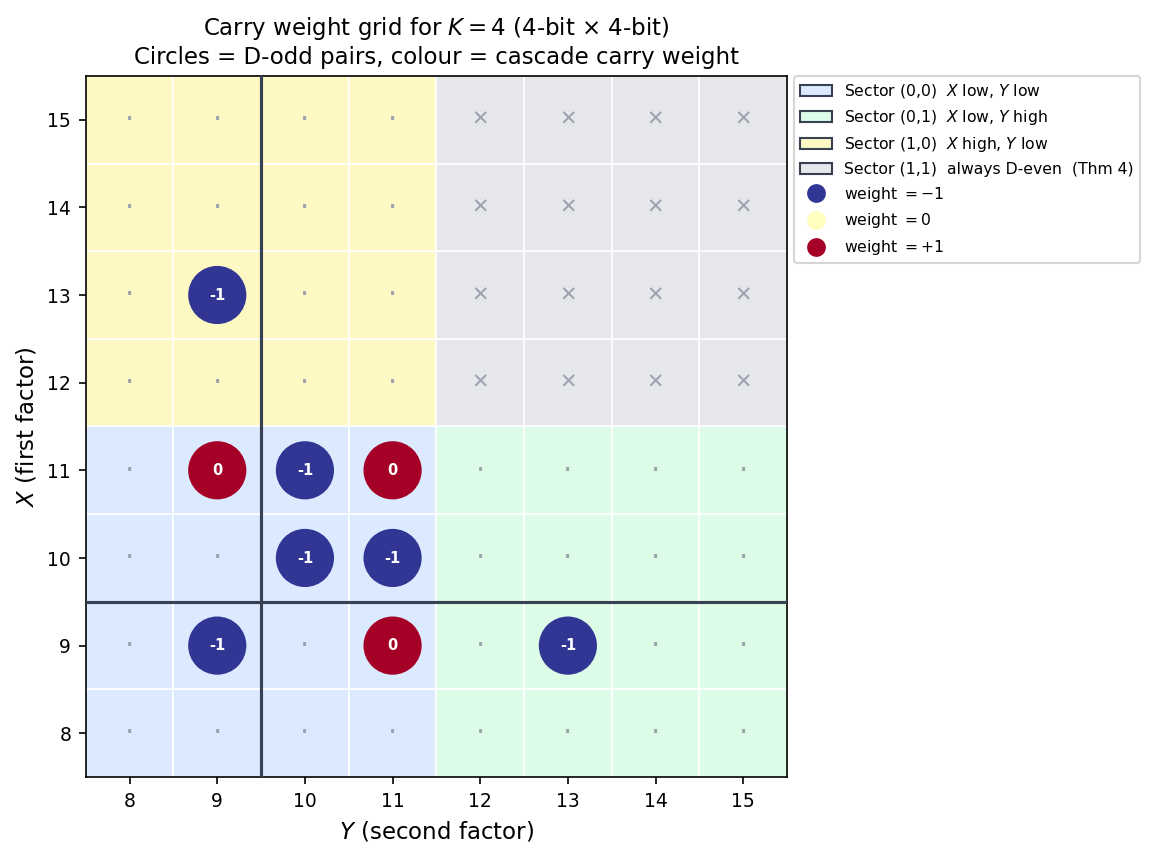

The script that saved this image:
"""
fig_sector_grid.py
------------------
Figure: The four-sector carry grid for K = 4.

For every pair (X, Y) of 4-bit numbers (8..15), determines:
  - Sector: (high_X, high_Y) where high = 1 iff second-highest bit = 1
  - D-odd status: product X*Y < 2^(2K-1) = 128
  - Carry weight via the cascade valuation

The grid is 8x8 (X = 8..15, Y = 8..15), coloured by:
  - D-even pairs: light grey
  - Sector (1,1): dark grey (always D-even — Theorem 4)
  - D-odd pairs in (0,0), (0,1), (1,0): warm/cool colour by carry weight (-1..+max)
"""

import math
import matplotlib
matplotlib.use("Agg")
import matplotlib.pyplot as plt
import matplotlib.patches as mpatches
import numpy as np

K = 4
N = 1 << K          # 16
HALF = N >> 1       # 8  — numbers in [8, 15]
D_ODD_MAX = 1 << (2 * K - 1)   # 128  — products below this are D-odd


def carry_chain(x, y, K):
    """Return the carry chain c[0..2K] for x*y (K-bit x K-bit)."""
    bits_x = [(x >> i) & 1 for i in range(K)]
    bits_y = [(y >> i) & 1 for i in range(K)]
    # column sums s[j] = sum_{i} bits_x[i] * bits_y[j-i]  for valid i
    s = [0] * (2 * K)
    for i in range(K):
        for jj in range(K):
            s[i + jj] += bits_x[i] * bits_y[jj]
    # propagate carries
    c = [0] * (2 * K + 1)
    for j in range(2 * K):
        total = s[j] + c[j]
        c[j + 1] = total >> 1
    return c


def cascade_weight(c, K):
    """
    Cascade valuation: find the highest position M where c[M] > 0,
    then read c[M-1]; weight = c[M-1] - 1.
    Returns None for D-even pairs (no bridge).
    """
    # D-odd: c starts and ends at 0 with a hump
    # highest nonzero carry position
    M = None
    for j in range(2 * K, -1, -1):
        if c[j] > 0:
            M = j
            break
    if M is None or M == 0:
        return None
    val = c[M - 1] - 1   # weight: 0 → -1, 1 → 0, 2 → +1, …
    return val


# ── compute grid ──────────────────────────────────────────────────────────────
grid_weight = np.full((8, 8), np.nan)   # NaN = D-even
grid_sector = np.zeros((8, 8), dtype=int)  # 0=00,1=01,2=10,3=11

for ix, x in enumerate(range(HALF, N)):
    for iy, y in enumerate(range(HALF, N)):
        hx = (x >> (K - 2)) & 1   # second-highest bit
        hy = (y >> (K - 2)) & 1
        sector = hx * 2 + hy       # 0,1,2,3
        grid_sector[ix, iy] = sector
        prod = x * y
        if prod < D_ODD_MAX:       # D-odd
            c = carry_chain(x, y, K)
            w = cascade_weight(c, K)
            if w is not None:
                grid_weight[ix, iy] = w

# ── plotting ──────────────────────────────────────────────────────────────────
fig, ax = plt.subplots(figsize=(7, 6))

# sector background colours (light)
sector_bg = {
    0: "#dbeafe",   # 00: light blue
    1: "#dcfce7",   # 01: light green
    2: "#fef9c3",   # 10: light yellow
    3: "#e5e7eb",   # 11: grey (always D-even)
}
for ix in range(8):
    for iy in range(8):
        s = grid_sector[ix, iy]
        rect = plt.Rectangle([iy - 0.5, ix - 0.5], 1, 1,
                              facecolor=sector_bg[s], edgecolor="white",
                              linewidth=0.8, zorder=1)
        ax.add_patch(rect)

# D-odd carry weight as filled circles
w_min = -1
w_max = int(np.nanmax(grid_weight)) if not np.all(np.isnan(grid_weight)) else 1
cmap = plt.get_cmap("RdYlBu_r")

for ix in range(8):
    for iy in range(8):
        w = grid_weight[ix, iy]
        if not np.isnan(w):
            norm_w = (w - w_min) / max(w_max - w_min, 1)
            color = cmap(norm_w)
            circle = plt.Circle((iy, ix), 0.32, color=color, zorder=3)
            ax.add_patch(circle)
            ax.text(iy, ix, str(int(w)), ha="center", va="center",
                    fontsize=7, fontweight="bold", color="white" if norm_w < 0.3 or norm_w > 0.7 else "black",
                    zorder=4)
        elif grid_sector[ix, iy] == 3:
            # (1,1) sector — explicitly mark as theorem 4
            ax.text(iy, ix, "✕", ha="center", va="center",
                    fontsize=10, color="#9ca3af", zorder=4)
        else:
            # D-even in non-(1,1) sector
            ax.text(iy, ix, "·", ha="center", va="center",
                    fontsize=14, color="#9ca3af", zorder=4)

# sector labels (outside grid)
sector_labels = {0: "Sector (0,0)", 1: "Sector (0,1)", 2: "Sector (1,0)", 3: "Sector (1,1)"}
# draw sector boundary lines
ax.axvline(1.5, color="#374151", lw=1.5, zorder=5)
ax.axhline(1.5, color="#374151", lw=1.5, zorder=5)

# axis labels
x_vals = list(range(HALF, N))
y_vals = list(range(HALF, N))
ax.set_xticks(range(8))
ax.set_xticklabels([str(v) for v in y_vals], fontsize=9)
ax.set_yticks(range(8))
ax.set_yticklabels([str(v) for v in x_vals], fontsize=9)
ax.set_xlabel("$Y$ (second factor)", fontsize=11)
ax.set_ylabel("$X$ (first factor)", fontsize=11)
ax.set_title(f"Carry weight grid for $K = {K}$ (4-bit × 4-bit)\nCircles = D-odd pairs, colour = cascade carry weight", fontsize=11)
ax.set_xlim(-0.5, 7.5)
ax.set_ylim(-0.5, 7.5)
ax.set_aspect("equal")

# legend
patches = [
    mpatches.Patch(facecolor="#dbeafe", edgecolor="#374151", label="Sector (0,0)  $X$ low, $Y$ low"),
    mpatches.Patch(facecolor="#dcfce7", edgecolor="#374151", label="Sector (0,1)  $X$ low, $Y$ high"),
    mpatches.Patch(facecolor="#fef9c3", edgecolor="#374151", label="Sector (1,0)  $X$ high, $Y$ low"),
    mpatches.Patch(facecolor="#e5e7eb", edgecolor="#374151", label="Sector (1,1)  always D-even  (Thm 4)"),
]
from matplotlib.lines import Line2D
legend_circ = Line2D([0], [0], marker="o", color="w", markerfacecolor=cmap(0.0),
                     markersize=10, label="weight $= -1$")
legend_circ2 = Line2D([0], [0], marker="o", color="w", markerfacecolor=cmap(0.5),
                      markersize=10, label="weight $= 0$")
legend_circ3 = Line2D([0], [0], marker="o", color="w", markerfacecolor=cmap(1.0),
                      markersize=10, label="weight $= +1$")
ax.legend(handles=patches + [legend_circ, legend_circ2, legend_circ3],
          fontsize=7.5, loc="upper left", bbox_to_anchor=(1.01, 1.0), borderaxespad=0)

plt.tight_layout()
out = "papers/carry-arithmetic-P1-pi-spectral/figures/fig_sector_grid.png"
plt.savefig(out, dpi=150, bbox_inches="tight")
print(f"Saved: {out}")
